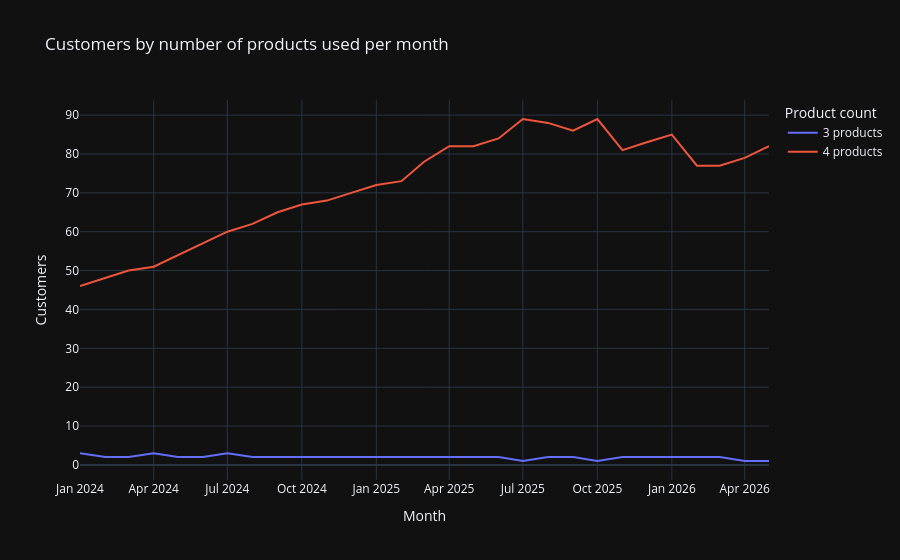

Source (notebook cell):
### Markdown cell above
### 1.6c Number of products per customer

### Code cell
df_prod_cnt = con.sql("""
    WITH cte AS (
        SELECT month, customer_id,
               COUNT(DISTINCT CASE WHEN product LIKE '%gpu%' THEN 'gpu' ELSE product END) AS n_products
        FROM monthly_usage
        GROUP BY month, customer_id
    )
    SELECT month,
           CASE n_products
               WHEN 1 THEN '1 product'
               WHEN 2 THEN '2 products'
               WHEN 3 THEN '3 products'
               WHEN 4 THEN '4 products'
           END AS product_count_group,
           COUNT(DISTINCT customer_id) AS customers
    FROM cte
    GROUP BY month, product_count_group
    ORDER BY month, product_count_group
""").df()

fig = px.line(
    df_prod_cnt, x="month", y="customers", color="product_count_group",
    title="Customers by number of products used per month",
    labels={"month": "Month", "customers": "Customers", "product_count_group": "Product count"}
)
fig.write_image("block1_products_per_customer.png")
fig.show()

### Figure 1 — Plotly figure (JSON) as saved in the notebook; plotly's stock layout.template omitted (floating-point values rounded to 4 significant figures)
{"data": [{"hovertemplate": "Product count=3 products<br>Month=%{x}<br>Customers=%{y}<extra></extra>", "legendgroup": "3 products", "line": {"color": "#636efa", "dash": "solid"}, "marker": {"symbol": "circle"}, "mode": "lines", "name": "3 products", "orientation": "v", "showlegend": true, "x": ["2024-01-01T00:00:00", "2024-02-01T00:00:00", "2024-03-01T00:00:00", "2024-04-01T00:00:00", "2024-05-01T00:00:00", "2024-06-01T00:00:00", "2024-07-01T00:00:00", "2024-08-01T00:00:00", "2024-09-01T00:00:00", "2024-10-01T00:00:00", "2024-11-01T00:00:00", "2024-12-01T00:00:00", "2025-01-01T00:00:00", "2025-02-01T00:00:00", "2025-03-01T00:00:00", "2025-04-01T00:00:00", "2025-05-01T00:00:00", "2025-06-01T00:00:00", "2025-07-01T00:00:00", "2025-08-01T00:00:00", "2025-09-01T00:00:00", "2025-10-01T00:00:00", "2025-11-01T00:00:00", "2025-12-01T00:00:00", "2026-01-01T00:00:00", "2026-02-01T00:00:00", "2026-03-01T00:00:00", "2026-04-01T00:00:00", "2026-05-01T00:00:00"], "xaxis": "x", "y": [3, 2, 2, 3, 2, 2, 3, 2, 2, 2, 2, 2, 2, 2, 2, 2, 2, 2, 1, 2, 2, 1, 2, 2, 2, 2, 2, 1, 1], "yaxis": "y", "type": "scatter"}, {"hovertemplate": "Product count=4 products<br>Month=%{x}<br>Customers=%{y}<extra></extra>", "legendgroup": "4 products", "line": {"color": "#EF553B", "dash": "solid"}, "marker": {"symbol": "circle"}, "mode": "lines", "name": "4 products", "orientation": "v", "showlegend": true, "x": ["2024-01-01T00:00:00", "2024-02-01T00:00:00", "2024-03-01T00:00:00", "2024-04-01T00:00:00", "2024-05-01T00:00:00", "2024-06-01T00:00:00", "2024-07-01T00:00:00", "2024-08-01T00:00:00", "2024-09-01T00:00:00", "2024-10-01T00:00:00", "2024-11-01T00:00:00", "2024-12-01T00:00:00", "2025-01-01T00:00:00", "2025-02-01T00:00:00", "2025-03-01T00:00:00", "2025-04-01T00:00:00", "2025-05-01T00:00:00", "2025-06-01T00:00:00", "2025-07-01T00:00:00", "2025-08-01T00:00:00", "2025-09-01T00:00:00", "2025-10-01T00:00:00", "2025-11-01T00:00:00", "2025-12-01T00:00:00", "2026-01-01T00:00:00", "2026-02-01T00:00:00", "2026-03-01T00:00:00", "2026-04-01T00:00:00", "2026-05-01T00:00:00"], "xaxis": "x", "y": [46, 48, 50, 51, 54, 57, 60, 62, 65, 67, 68, 70, 72, 73, 78, 82, 82, 84, 89, 88, 86, 89, 81, 83, 85, 77, 77, 79, 82], "yaxis": "y", "type": "scatter"}], "layout": {"xaxis": {"anchor": "y", "domain": [0.0, 1.0], "title": {"text": "Month"}}, "yaxis": {"anchor": "x", "domain": [0.0, 1.0], "title": {"text": "Customers"}}, "legend": {"title": {"text": "Product count"}, "tracegroupgap": 0}, "title": {"text": "Customers by number of products used per month"}}}
